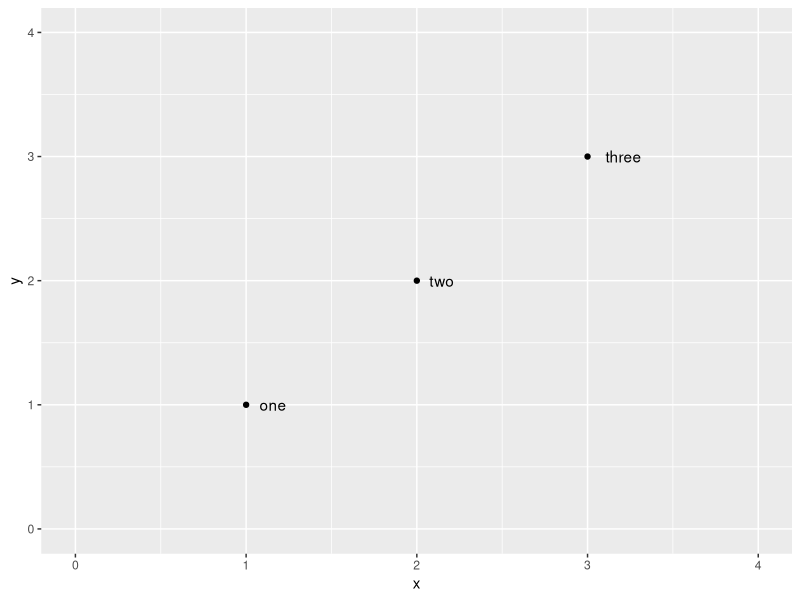
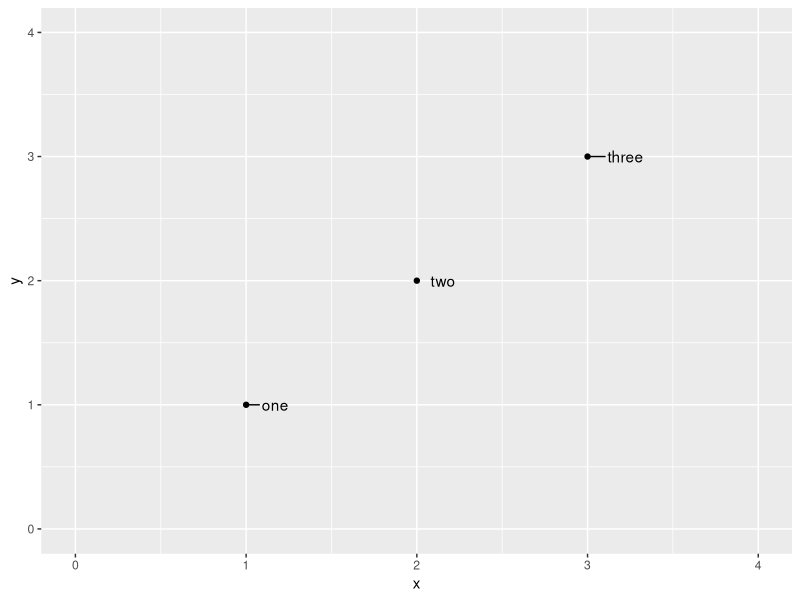
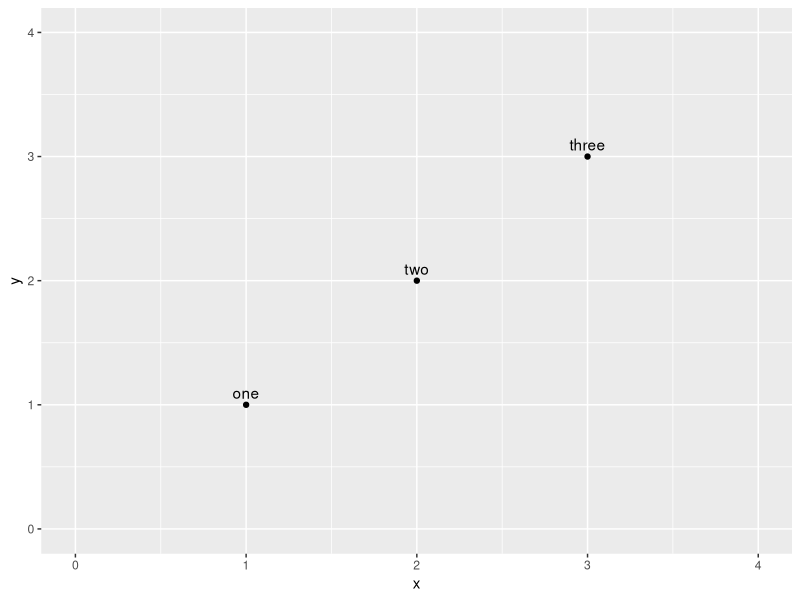
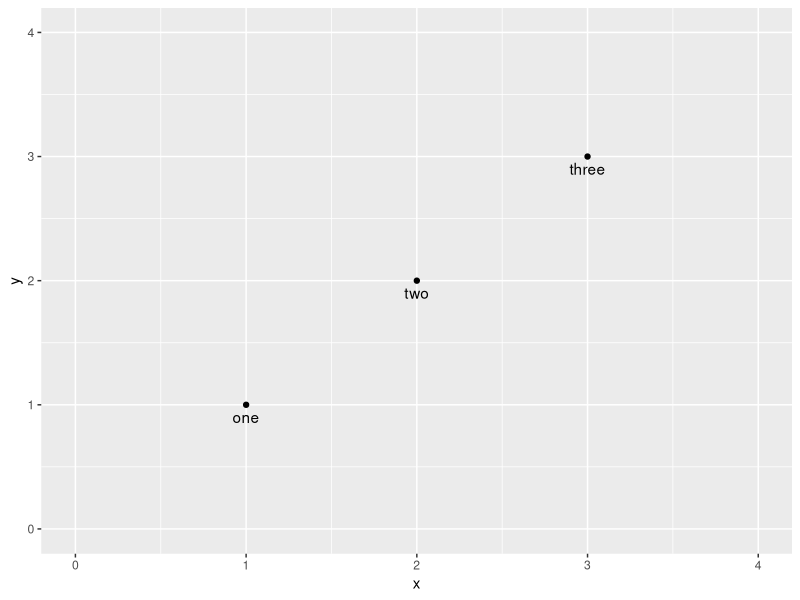
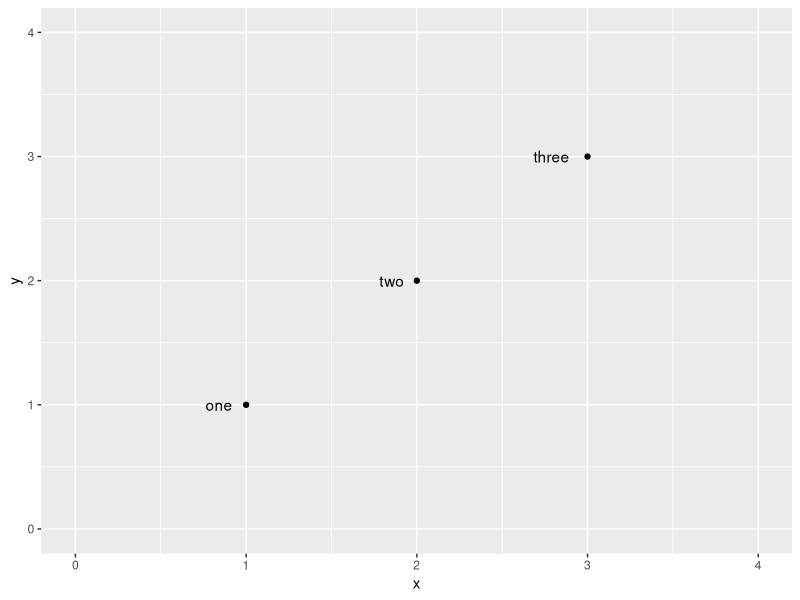
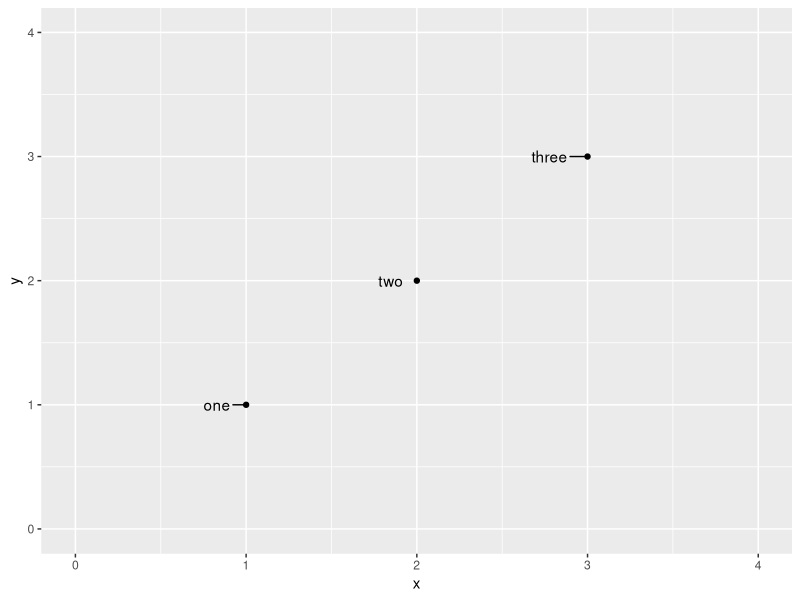
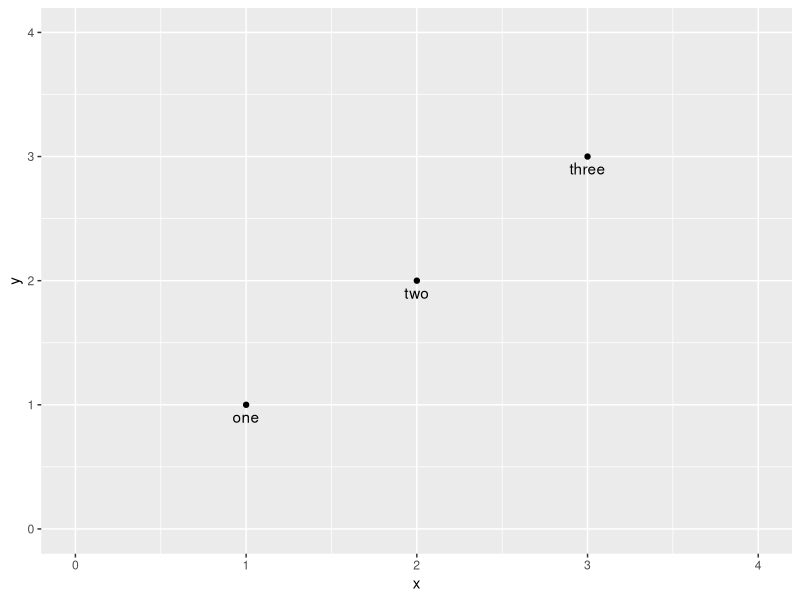
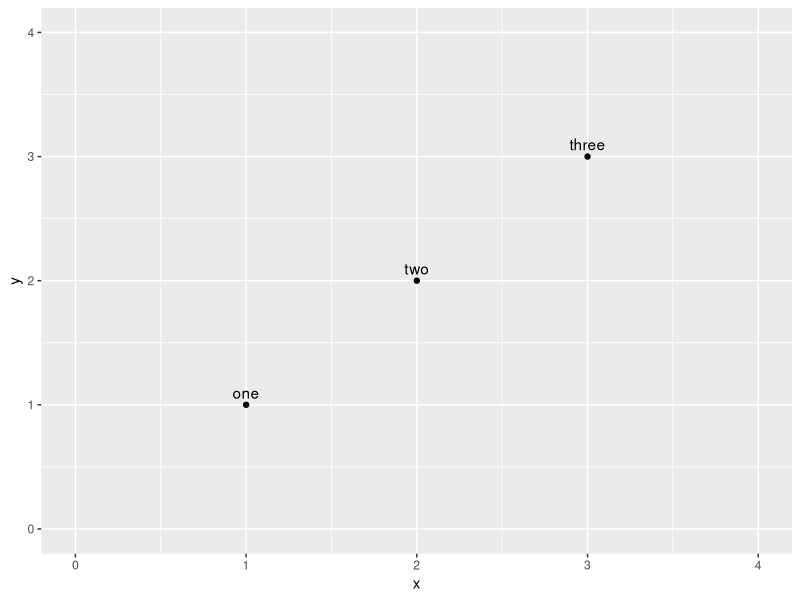

Here is the R script that generated these plots, in order:
library(ggrepel)

my.data <- data.frame(x = 1:3, y = 1:3, label = c("one", "two", "three"))

# < 0
ggplot(my.data, aes(x, y, label = label)) +
  geom_point() +
  geom_text(hjust = -0.5) +
  expand_limits(x = c(0, 4), y = c(0, 4))

ggplot(my.data, aes(x, y, label = label)) +
  geom_point() +
  geom_text_repel(hjust = -0.5, direction = "x") +
  expand_limits(x = c(0, 4), y = c(0, 4))

ggplot(my.data, aes(x, y, label = label)) +
  geom_point() +
  geom_text(vjust = -0.5) +
  expand_limits(x = c(0, 4), y = c(0, 4))

ggplot(my.data, aes(x, y, label = label)) +
  geom_point() +
  geom_text_repel(vjust = -0.5, direction = "y") +
  expand_limits(x = c(0, 4), y = c(0, 4))

# > 1
ggplot(my.data, aes(x, y, label = label)) +
  geom_point() +
  geom_text(hjust = 1.5) +
  expand_limits(x = c(0, 4), y = c(0, 4))

ggplot(my.data, aes(x, y, label = label)) +
  geom_point() +
  geom_text_repel(hjust = 1.5, direction = "x") +
  expand_limits(x = c(0, 4), y = c(0, 4))

ggplot(my.data, aes(x, y, label = label)) +
  geom_point() +
  geom_text(vjust = 1.5) +
  expand_limits(x = c(0, 4), y = c(0, 4))

ggplot(my.data, aes(x, y, label = label)) +
  geom_point() +
  geom_text_repel(vjust = 1.5, direction = "y") +
  expand_limits(x = c(0, 4), y = c(0, 4))
